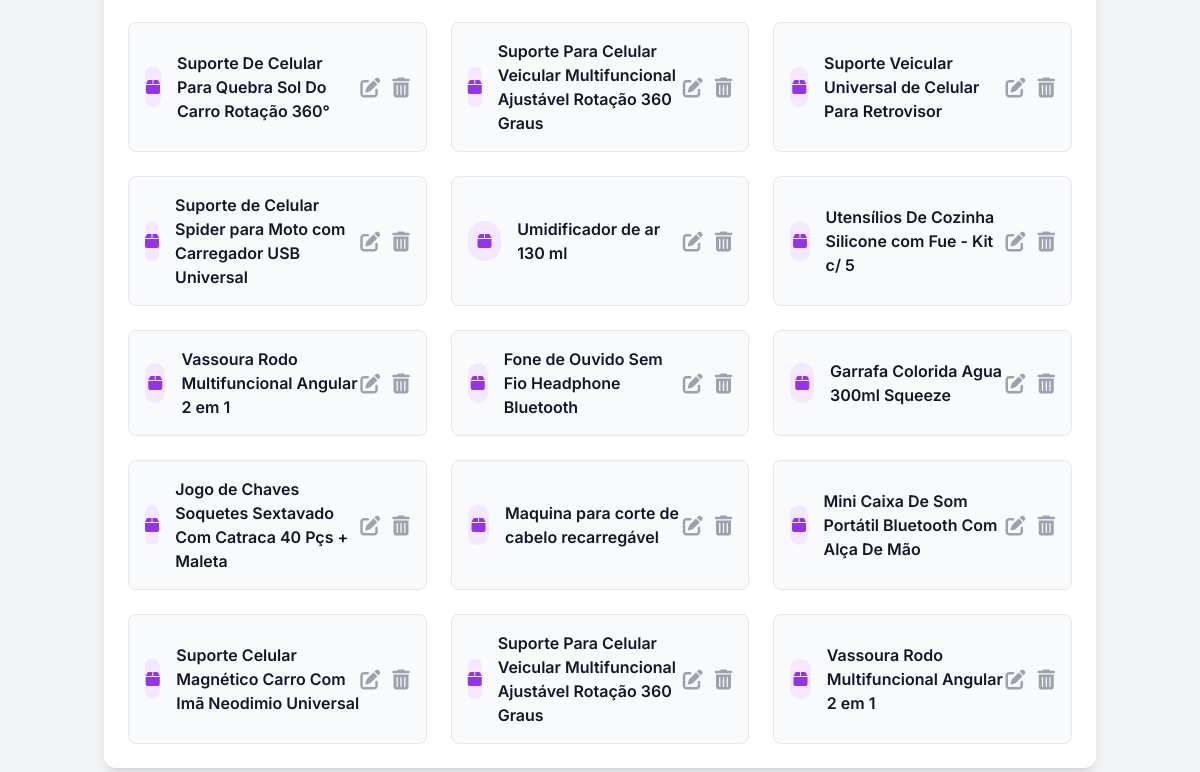
Page /products/ (signed in, lower part) on the earlier database version.
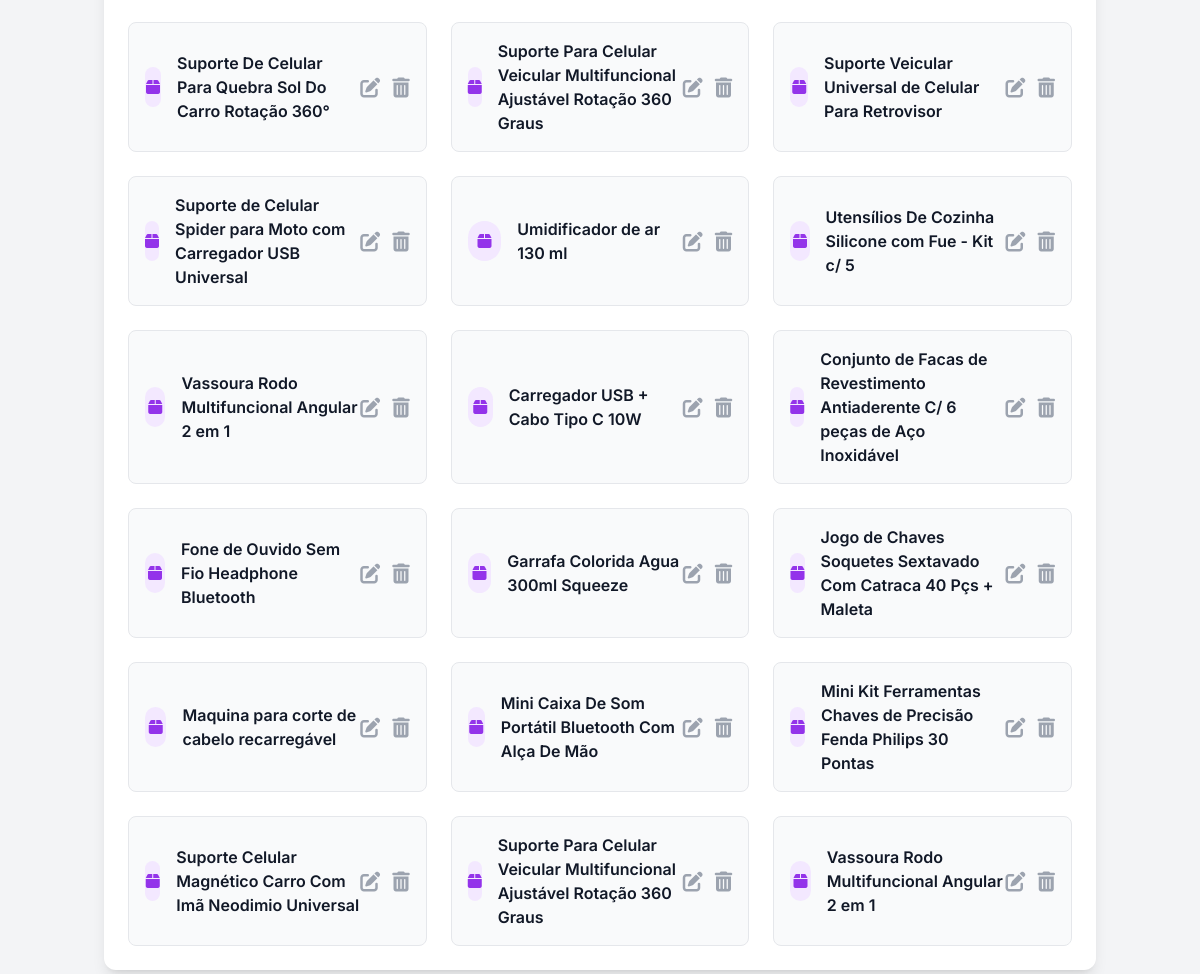
Same page on the later database version.
### core/models.py (models this page shows, shortened)
class Produto(models.Model):
    nome = models.CharField(max_length=200)
    descricao = models.TextField(blank=True, null=True)
    pontos_necessarios = models.IntegerField(default=0)
    estoque = models.IntegerField(default=0)
    ativo = models.BooleanField(default=True)
    data_criacao = models.DateTimeField(auto_now_add=True)
    data_atualizacao = models.DateTimeField(auto_now=True)
    class Meta:
        verbose_name = "Produto"
        verbose_name_plural = "Produtos"
        ordering = ["nome"]

### core/views.py (the view)
# urls.py: path("products/", views.product_list, name="products_list"),
@login_required
def product_list(request):
    products = Produto.objects.all().order_by("nome")
    context = {"products": products}
    return render(request, "products/product_list.html", context)

### core/templates/products/product_list.html (shortened to what this page needs)
{% load static %}
{% load widget_tweaks %}
<!DOCTYPE html>
<html lang="pt-br">
<head>
    <link rel="stylesheet" href="{% static 'css/output.css' %}">
    <link rel="stylesheet" href="https://cdnjs.cloudflare.com/ajax/libs/font-awesome/6.5.1/css/all.min.css">
</head>
<body class="bg-gray-100">
    <main class="container mx-auto px-4 py-10">
        <div class="bg-white rounded-xl shadow-lg overflow-hidden fade-in" style="animation-delay: 0.2s;">
            {% if products %}
                <div id="productListContainer" class="grid grid-cols-1 md:grid-cols-2 lg:grid-cols-3 gap-6 p-6">
                    {% for product in products %}
                        <div class="bg-gray-50 border border-gray-200 rounded-lg p-4 flex justify-between items-center transition-all duration-300 hover:shadow-xl hover:border-indigo-300 product-card">
                            <div class="flex items-center">
                                <div class="bg-purple-100 text-purple-600 rounded-full h-10 w-10 flex items-center justify-center mr-4">
                                    <i class="fas fa-box"></i>
                                </div>
                                <p class="text-gray-900 font-semibold product-name">{{ product.nome }}</p>
                            </div>
                            <div class="flex items-center space-x-3">
                                <a href="{% url 'product_update' pk=product.pk %}" title="Editar Produto" class="text-gray-400 hover:text-indigo-600 transition duration-300">
                                    <i class="fas fa-pen-to-square fa-lg"></i>
                                </a>
                                <a href="{% url 'product_delete' pk=product.pk %}" title="Excluir Produto" class="text-gray-400 hover:text-red-500 transition duration-300">
                                    <i class="fas fa-trash-alt fa-lg"></i>
                                </a>
                            </div>
                        </div>
                    {% endfor %}
                </div>
            {% endif %}
        </div>
    </main>
</body>
</html>

Differences in the rows shown:
added Produto: nome "Carregador USB + Cabo Tipo C 10W"
added Produto: nome "Conjunto de Facas de Revestimento Antiaderente C/ 6 peças de Aço Inoxidável"
added Produto: nome "Mini Kit Ferramentas Chaves de Precisão Fenda Philips 30 Pontas"
